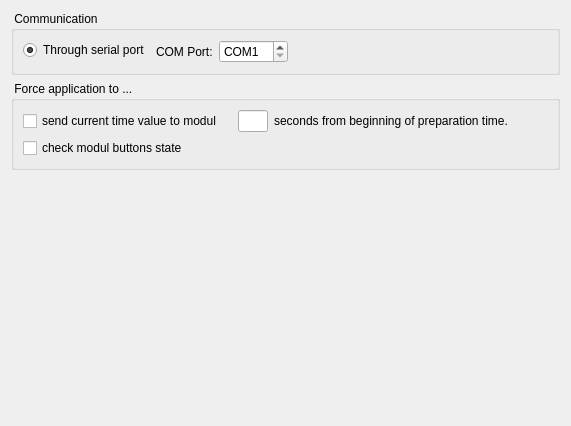
     <widget class="QWidget" name="tab_Hardware">
      <attribute name="title">
       <string>Hardware</string>
      </attribute>
      <layout class="QVBoxLayout" name="verticalLayout_28">
       <item>
        <widget class="QGroupBox" name="gbCommunication">
         <property name="title">
          <string> Communication </string>
         </property>
         <layout class="QFormLayout" name="formLayout_7">
          <item row="0" column="0">
           <widget class="QRadioButton" name="rbCommSerial">
            <property name="text">
             <string>Through serial port</string>
            </property>
            <property name="checked">
             <bool>true</bool>
            </property>
           </widget>
          </item>
          <item row="0" column="1">
           <layout class="QHBoxLayout" name="horizontalLayout_3">
            <item>
             <widget class="QLabel" name="lblCOM">
              <property name="text">
               <string>COM Port:</string>
              </property>
             </widget>
            </item>
            <item>
             <widget class="QSpinBox" name="spbCOM">
              <property name="prefix">
               <string>COM</string>
              </property>
              <property name="minimum">
               <number>1</number>
              </property>
              <property name="maximum">
               <number>16</number>
              </property>
             </widget>
            </item>
            <item>
             <spacer name="horizontalSpacer">
              <property name="orientation">
               <enum>Qt::Horizontal</enum>
              </property>
              <property name="sizeHint" stdset="0">
               <size>
                <width>40</width>
                <height>20</height>
               </size>
              </property>
             </spacer>
            </item>
           </layout>
          </item>
         </layout>
        </widget>
       </item>
       <item>
        <widget class="QGroupBox" name="gbForceCommand">
         <property name="title">
          <string> Force application to ... </string>
         </property>
         <layout class="QVBoxLayout" name="verticalLayout_4">
          <item>
           <layout class="QHBoxLayout" name="horizontalLayout_33">
            <item>
             <widget class="QCheckBox" name="chkForceSendTime">
              <property name="text">
               <string>send current time value to modul</string>
              </property>
             </widget>
            </item>
            <item>
             <spacer name="horizontalSpacer_25">
              <property name="orientation">
               <enum>Qt::Horizontal</enum>
              </property>
              <property name="sizeType">
               <enum>QSizePolicy::Fixed</enum>
              </property>
              <property name="sizeHint" stdset="0">
               <size>
                <width>10</width>
                <height>20</height>
               </size>
              </property>
             </spacer>
            </item>
            <item>
             <widget class="QLineEdit" name="ledForceTimeSendTime">
              <property name="minimumSize">
               <size>
                <width>30</width>
                <height>0</height>
               </size>
              </property>
              <property name="maximumSize">
               <size>
                <width>30</width>
                <height>16777215</height>
               </size>
              </property>
             </widget>
            </item>
            <item>
             <widget class="QLabel" name="lblForceSendTime">
              <property name="text">
               <string>seconds from beginning of preparation time.</string>
              </property>
             </widget>
            </item>
            <item>
             <spacer name="horizontalSpacer_26">
              <property name="orientation">
               <enum>Qt::Horizontal</enum>
              </property>
              <property name="sizeHint" stdset="0">
               <size>
                <width>40</width>
                <height>20</height>
               </size>
              </property>
             </spacer>
            </item>
           </layout>
          </item>
          <item>
           <widget class="QCheckBox" name="chkForceButtonRead">
            <property name="text">
             <string>check modul buttons state</string>
            </property>
           </widget>
          </item>
         </layout>
        </widget>
       </item>
       <item>
        <spacer name="verticalSpacer_3">
         <property name="orientation">
          <enum>Qt::Vertical</enum>
         </property>
         <property name="sizeHint" stdset="0">
          <size>
           <width>20</width>
           <height>245</height>
          </size>
         </property>
        </spacer>
       </item>
      </layout>
     </widget>
